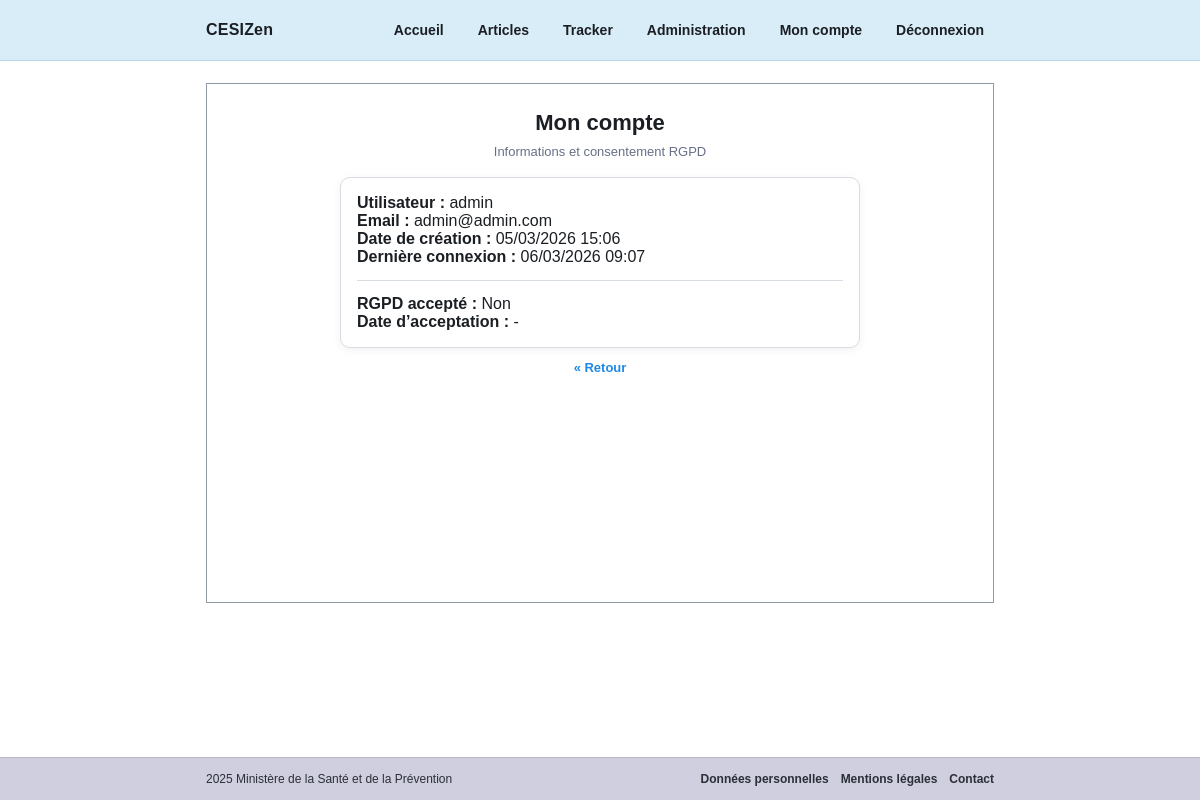
/accounts/me/ (signed in), run on an earlier commit of the app's database.
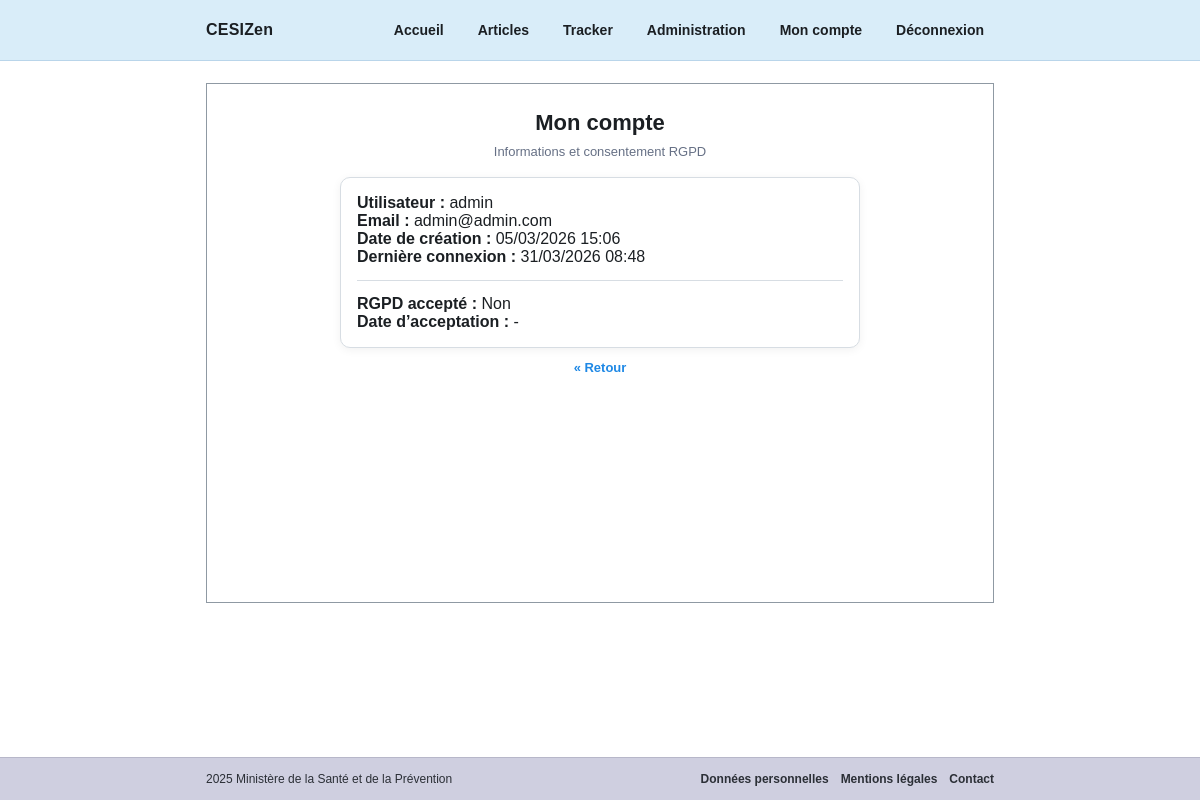
And on a later commit of the database.
### accounts/models.py (models this page shows, shortened)
class User(AbstractUser):
    rgpd_accepte = models.BooleanField(default=False)
    rgpd_date_acceptation = models.DateTimeField(null=True, blank=True)
    is_active = models.BooleanField(default=True)  # déjà présent dans AbstractUser

### accounts/views.py (the view)
# urls.py: path("me/", profile, name="profile"),
@login_required
def profile(request):
    return render(request, "accounts/profile.html")

### accounts/context_processors.py (called while the page is built)
def admin_context(request):
    return {"is_admin_user": is_admin(request.user)}

### accounts/permissions.py (called while the page is built)
def is_admin(user):
    return user.is_authenticated and (user.is_staff or user.groups.filter(name="ADMIN").exists())

### templates/accounts/profile.html (shortened to what this page needs)
{% extends "base.html" %}
{% block content %}
  <div class="center">
    <h1>Mon compte</h1>
    <p class="subtitle">Informations et consentement RGPD</p>
  </div>
  <div class="card">
    <div><strong>Utilisateur :</strong> {{ user.username }}</div>
    <div><strong>Email :</strong> {{ user.email }}</div>
    <div><strong>Date de création :</strong> {{ user.date_joined|date:"d/m/Y H:i" }}</div>
    <div><strong>Dernière connexion :</strong>
      {% if user.last_login %}{{ user.last_login|date:"d/m/Y H:i" }}{% else %}-{% endif %}
    </div>
    <hr style="border:none;border-top:1px solid var(--border);margin:14px 0;">
    <div><strong>RGPD accepté :</strong> {{ user.rgpd_accepte|yesno:"Oui,Non" }}</div>
    <div><strong>Date d’acceptation :</strong>
      {% if user.rgpd_date_acceptation %}{{ user.rgpd_date_acceptation|date:"d/m/Y H:i" }}{% else %}-{% endif %}
    </div>
  </div>
  <div class="center">
    <a class="backlink" href="{% url 'home' %}">&laquo; Retour</a>
  </div>
{% endblock %}

What changed in the data, as far as the page shows it:
changed User "admin": last_login "06/03/2026 09:07" → "31/03/2026 08:48"
